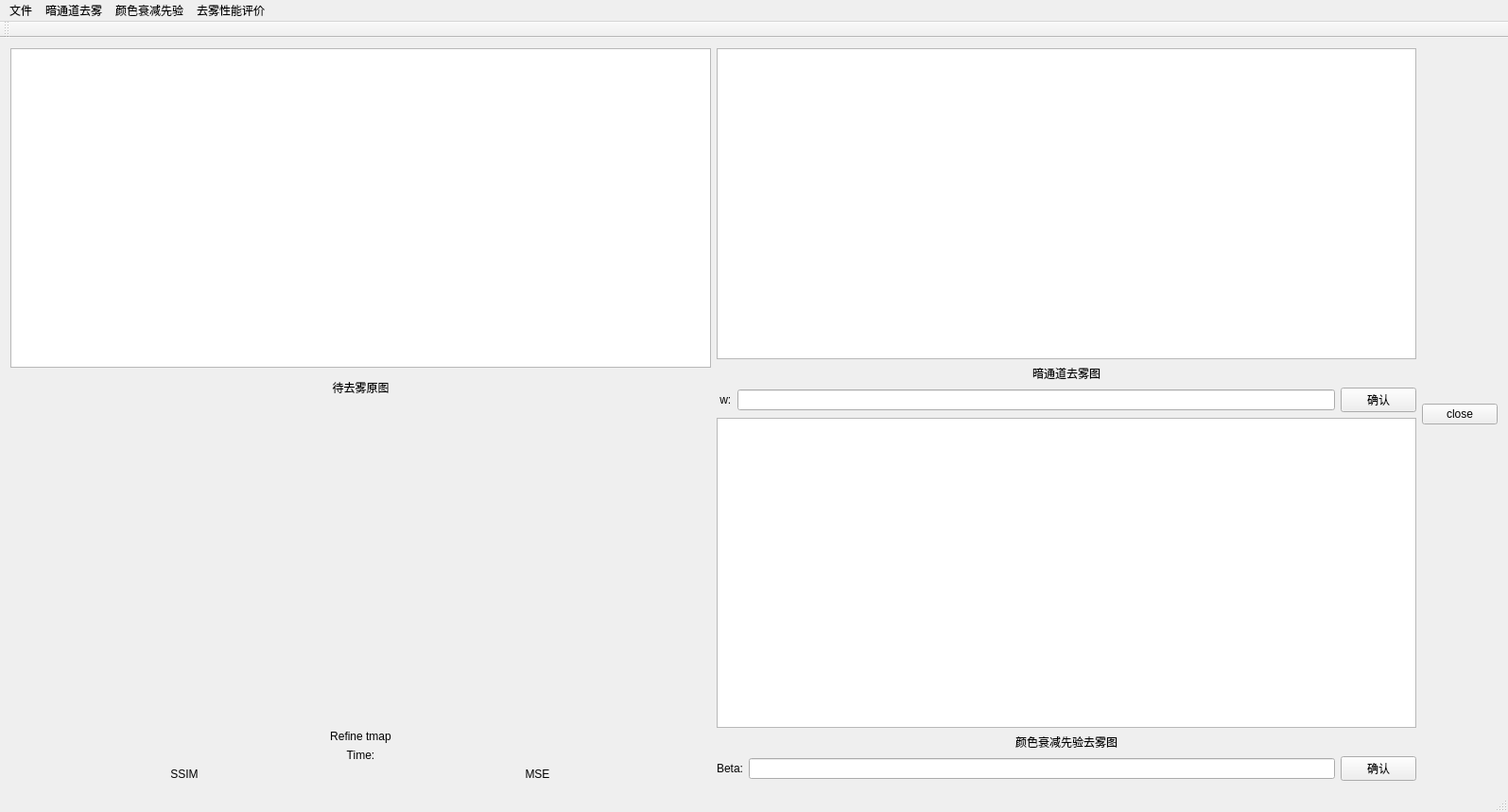
<?xml version="1.0" encoding="UTF-8"?>
<ui version="4.0">
 <class>MainWindow</class>
 <widget class="QMainWindow" name="MainWindow">
  <property name="geometry">
   <rect>
    <x>0</x>
    <y>0</y>
    <width>1595</width>
    <height>859</height>
   </rect>
  </property>
  <property name="maximumSize">
   <size>
    <width>16777215</width>
    <height>16777215</height>
   </size>
  </property>
  <property name="windowTitle">
   <string>图像去雾效果对比</string>
  </property>
  <widget class="QWidget" name="centralWidget">
   <layout class="QHBoxLayout" name="horizontalLayout_6">
    <item>
     <layout class="QVBoxLayout" name="verticalLayout_8">
      <item>
       <layout class="QVBoxLayout" name="verticalLayout_5">
        <item>
         <layout class="QVBoxLayout" name="verticalLayout">
          <item>
           <widget class="QGraphicsView" name="graphicsView">
            <property name="minimumSize">
             <size>
              <width>300</width>
              <height>300</height>
             </size>
            </property>
            <property name="maximumSize">
             <size>
              <width>16777215</width>
              <height>16777215</height>
             </size>
            </property>
           </widget>
          </item>
          <item>
           <widget class="QLabel" name="label_Haze">
            <property name="minimumSize">
             <size>
              <width>0</width>
              <height>30</height>
             </size>
            </property>
            <property name="text">
             <string>待去雾原图</string>
            </property>
            <property name="alignment">
             <set>Qt::AlignCenter</set>
            </property>
           </widget>
          </item>
         </layout>
        </item>
        <item>
         <widget class="QLabel" name="label">
          <property name="enabled">
           <bool>true</bool>
          </property>
          <property name="minimumSize">
           <size>
            <width>0</width>
            <height>335</height>
           </size>
          </property>
          <property name="text">
           <string/>
          </property>
         </widget>
        </item>
        <item>
         <widget class="QLabel" name="label_2">
          <property name="text">
           <string>Refine tmap</string>
          </property>
          <property name="alignment">
           <set>Qt::AlignCenter</set>
          </property>
         </widget>
        </item>
       </layout>
      </item>
      <item>
       <layout class="QVBoxLayout" name="verticalLayout_7">
        <item>
         <widget class="QLabel" name="timelabel">
          <property name="text">
           <string>Time:</string>
          </property>
          <property name="alignment">
           <set>Qt::AlignCenter</set>
          </property>
         </widget>
        </item>
        <item>
         <layout class="QHBoxLayout" name="horizontalLayout_5">
          <item>
           <widget class="QLabel" name="SSIM_label">
            <property name="text">
             <string>SSIM</string>
            </property>
            <property name="alignment">
             <set>Qt::AlignCenter</set>
            </property>
           </widget>
          </item>
          <item>
           <widget class="QLabel" name="MSE_label">
            <property name="text">
             <string>MSE</string>
            </property>
            <property name="alignment">
             <set>Qt::AlignCenter</set>
            </property>
           </widget>
          </item>
         </layout>
        </item>
       </layout>
      </item>
     </layout>
    </item>
    <item>
     <layout class="QVBoxLayout" name="verticalLayout_6">
      <item>
       <layout class="QVBoxLayout" name="verticalLayout_3">
        <item>
         <layout class="QVBoxLayout" name="verticalLayout_2">
          <item>
           <widget class="QGraphicsView" name="graphicsView_2">
            <property name="minimumSize">
             <size>
              <width>300</width>
              <height>300</height>
             </size>
            </property>
           </widget>
          </item>
          <item>
           <widget class="QLabel" name="label_Darkchannel">
            <property name="text">
             <string>暗通道去雾图</string>
            </property>
            <property name="alignment">
             <set>Qt::AlignCenter</set>
            </property>
           </widget>
          </item>
         </layout>
        </item>
        <item>
         <layout class="QHBoxLayout" name="horizontalLayout_3">
          <item>
           <layout class="QHBoxLayout" name="horizontalLayout">
            <item>
             <widget class="QLabel" name="label_w">
              <property name="text">
               <string> w:</string>
              </property>
             </widget>
            </item>
            <item>
             <widget class="QLineEdit" name="wEdit"/>
            </item>
           </layout>
          </item>
          <item>
           <widget class="QPushButton" name="pushButtonw">
            <property name="text">
             <string>确认</string>
            </property>
           </widget>
          </item>
         </layout>
        </item>
       </layout>
      </item>
      <item>
       <layout class="QVBoxLayout" name="verticalLayout_4">
        <item>
         <widget class="QGraphicsView" name="graphicsView_3">
          <property name="minimumSize">
           <size>
            <width>300</width>
            <height>300</height>
           </size>
          </property>
         </widget>
        </item>
        <item>
         <widget class="QLabel" name="label_CAP">
          <property name="text">
           <string>颜色衰减先验去雾图</string>
          </property>
          <property name="alignment">
           <set>Qt::AlignCenter</set>
          </property>
         </widget>
        </item>
        <item>
         <layout class="QHBoxLayout" name="horizontalLayout_4">
          <item>
           <layout class="QHBoxLayout" name="horizontalLayout_2">
            <item>
             <widget class="QLabel" name="label_Beta">
              <property name="text">
               <string>Beta:</string>
              </property>
             </widget>
            </item>
            <item>
             <widget class="QLineEdit" name="BetaEdit"/>
            </item>
           </layout>
          </item>
          <item>
           <widget class="QPushButton" name="Button_Beta">
            <property name="text">
             <string>确认</string>
            </property>
           </widget>
          </item>
         </layout>
        </item>
       </layout>
      </item>
     </layout>
    </item>
    <item>
     <widget class="QPushButton" name="pushButton">
      <property name="text">
       <string>close</string>
      </property>
     </widget>
    </item>
   </layout>
  </widget>
  <widget class="QMenuBar" name="menuBar">
   <property name="geometry">
    <rect>
     <x>0</x>
     <y>0</y>
     <width>1595</width>
     <height>25</height>
    </rect>
   </property>
   <widget class="QMenu" name="menu">
    <property name="title">
     <string>文件</string>
    </property>
    <addaction name="actionopen"/>
    <addaction name="actionsave"/>
    <addaction name="actionrecover"/>
   </widget>
   <widget class="QMenu" name="menu_2">
    <property name="title">
     <string>暗通道去雾</string>
    </property>
    <addaction name="actiontest"/>
    <addaction name="actionsave_darkC"/>
   </widget>
   <widget class="QMenu" name="menu_3">
    <property name="title">
     <string>颜色衰减先验</string>
    </property>
    <addaction name="actionCAP"/>
    <addaction name="actionsave_CAP"/>
   </widget>
   <widget class="QMenu" name="menu_4">
    <property name="title">
     <string>去雾性能评价</string>
    </property>
    <addaction name="actionopen_reimage"/>
    <addaction name="actionMSE"/>
    <addaction name="actionSSIM"/>
   </widget>
   <addaction name="menu"/>
   <addaction name="menu_2"/>
   <addaction name="menu_3"/>
   <addaction name="menu_4"/>
  </widget>
  <widget class="QToolBar" name="mainToolBar">
   <attribute name="toolBarArea">
    <enum>TopToolBarArea</enum>
   </attribute>
   <attribute name="toolBarBreak">
    <bool>false</bool>
   </attribute>
  </widget>
  <widget class="QStatusBar" name="statusBar"/>
  <action name="actionopen">
   <property name="text">
    <string>打开</string>
   </property>
  </action>
  <action name="actionsave">
   <property name="text">
    <string>保存</string>
   </property>
  </action>
  <action name="actionrecover">
   <property name="text">
    <string>复原</string>
   </property>
  </action>
  <action name="actiontest">
   <property name="text">
    <string>暗通道去雾</string>
   </property>
   <property name="toolTip">
    <string>暗通道去雾</string>
   </property>
  </action>
  <action name="actionCAP">
   <property name="text">
    <string>颜色衰减去雾</string>
   </property>
   <property name="toolTip">
    <string>颜色衰减去雾</string>
   </property>
  </action>
  <action name="actionsave_darkC">
   <property name="text">
    <string>保存</string>
   </property>
   <property name="toolTip">
    <string>保存</string>
   </property>
  </action>
  <action name="actionsave_CAP">
   <property name="text">
    <string>保存</string>
   </property>
   <property name="toolTip">
    <string>保存</string>
   </property>
  </action>
  <action name="actionSSIM">
   <property name="text">
    <string>SSIM</string>
   </property>
  </action>
  <action name="actionopen_reimage">
   <property name="text">
    <string>打开无雾图</string>
   </property>
  </action>
  <action name="actionMSE">
   <property name="text">
    <string>MSE</string>
   </property>
  </action>
 </widget>
 <layoutdefault spacing="6" margin="11"/>
 <resources/>
 <connections>
  <connection>
   <sender>pushButton</sender>
   <signal>clicked()</signal>
   <receiver>MainWindow</receiver>
   <slot>close()</slot>
   <hints>
    <hint type="sourcelabel">
     <x>350</x>
     <y>259</y>
    </hint>
    <hint type="destinationlabel">
     <x>199</x>
     <y>149</y>
    </hint>
   </hints>
  </connection>
 </connections>
</ui>
